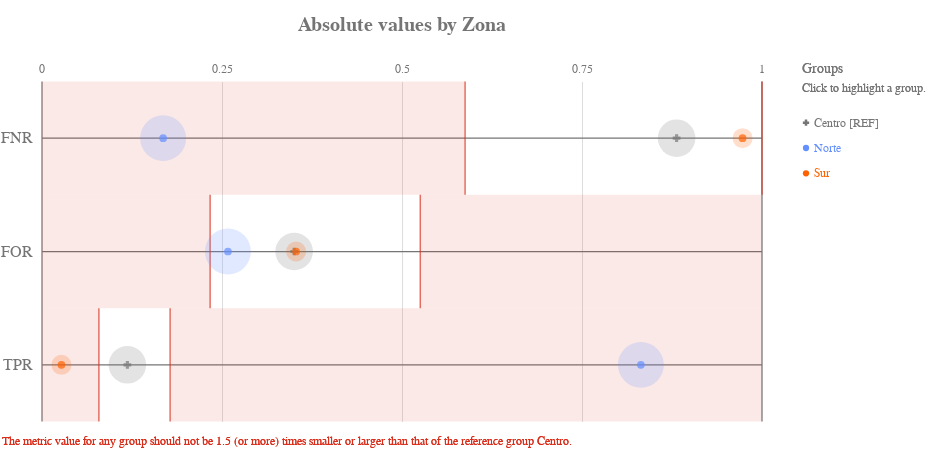

Write notebook code for a chart like this one.
### Code cell
ap.absolute(grupo_definido, metrics, 'Zona', fairness_threshold = disparity_tolerance)

### Figure 1 — Vega-Lite specification as saved in the notebook (floating-point values rounded to 4 significant figures)
{"config": {"view": {"continuousWidth": 400, "continuousHeight": 300, "strokeWidth": 0}, "axisLeft": {"labelColor": "rgb(117,117,117)", "labelFont": "Arial", "labelFontSize": 16}, "title": {"align": "center", "baseline": "middle", "color": "rgb(117,117,117)", "font": "Arial", "fontSize": 20, "fontWeight": "bold"}}, "layer": [{"data": {"name": "data-4ac2d7a4dec33677e433b172826c7791"}, "mark": {"type": "rule", "stroke": "rgb(117,117,117)", "strokeWidth": 1.25, "tooltip": ""}, "encoding": {"x": {"type": "quantitative", "field": "start", "scale": {"domain": [0, 1], "range": [40.0, 760.0]}}, "x2": {"field": "end"}, "y": {"type": "nominal", "axis": {"domain": false, "labelAngle": 0, "labelPadding": -30, "orient": "left", "ticks": false, "title": ""}, "field": "y_position", "scale": {"domain": ["FNR", "FOR", "TPR"], "range": [42.5, 382.5]}}}}, {"data": {"name": "data-6cfe259518f6c7b358d8f836a73e6b7f"}, "mark": {"type": "rule", "stroke": "rgb(117,117,117)", "strokeWidth": 1.25, "tooltip": ""}, "encoding": {"x": {"type": "quantitative", "field": "x_position", "scale": {"domain": [0, 1], "range": [40.0, 760.0]}}, "y": {"value": 42.5}, "y2": {"value": 382.5}}}, {"data": {"name": "data-60ed1133fa688d151d36705a369482e0"}, "mark": {"type": "text", "align": "center", "color": "rgb(117,117,117)", "font": "Arial", "fontSize": 12, "fontWeight": "normal", "tooltip": ""}, "encoding": {"text": {"type": "nominal", "field": "value"}, "x": {"type": "quantitative", "field": "value", "scale": {"domain": [0, 1], "range": [40.0, 760.0]}}, "y": {"value": 29.75}}}, {"layer": [{"mark": {"type": "rect", "opacity": 0.8, "stroke": "rgb(217, 46, 28)", "strokeWidth": 1.25, "tooltip": ""}, "encoding": {"x": {"type": "quantitative", "field": "lower_threshold_value", "scale": {"domain": [0, 1], "range": [40.0, 760.0]}}, "x2": {"field": "lower_threshold_value"}, "y": {"type": "nominal", "axis": {"domain": false, "grid": false, "labels": false, "ticks": false, "title": " "}, "field": "metric", "scale": {"domain": ["FNR", "FOR", "TPR"], "range": [42.5, 382.5]}}}}, {"mark": {"type": "rect", "opacity": 0.8, "stroke": "rgb(217, 46, 28)", "strokeWidth": 1.25, "tooltip": ""}, "encoding": {"x": {"type": "quantitative", "field": "upper_threshold_value", "scale": {"domain": [0, 1], "range": [40.0, 760.0]}}, "x2": {"field": "upper_threshold_value"}, "y": {"type": "nominal", "axis": {"domain": false, "grid": false, "labels": false, "ticks": false, "title": " "}, "field": "metric", "scale": {"domain": ["FNR", "FOR", "TPR"], "range": [42.5, 382.5]}}}}, {"layer": [{"mark": {"type": "rect", "fill": "rgb(217, 46, 28)", "opacity": 0.1, "tooltip": ""}, "encoding": {"x": {"type": "quantitative", "field": "lower_threshold_value", "scale": {"domain": [0, 1], "range": [40.0, 760.0]}}, "x2": {"field": "lower_end"}, "y": {"type": "nominal", "axis": {"domain": false, "grid": false, "labels": false, "ticks": false, "title": " "}, "field": "metric", "scale": {"domain": ["FNR", "FOR", "TPR"], "range": [42.5, 382.5]}}}}, {"mark": {"type": "rect", "fill": "rgb(217, 46, 28)", "opacity": 0.1, "tooltip": ""}, "encoding": {"x": {"type": "quantitative", "field": "upper_threshold_value", "scale": {"domain": [0, 1], "range": [40.0, 760.0]}}, "x2": {"field": "upper_end"}, "y": {"type": "nominal", "axis": {"domain": false, "grid": false, "labels": false, "ticks": false, "title": " "}, "field": "metric", "scale": {"domain": ["FNR", "FOR", "TPR"], "range": [42.5, 382.5]}}}}]}, {"data": {"name": "data-79dd248bdaa0ea02c535240e8ad022c8"}, "mark": {"type": "text", "align": "left", "baseline": "top", "fill": "rgb(217, 46, 28)", "font": "Arial", "fontSize": 12, "fontWeight": "normal", "tooltip": ""}, "encoding": {"text": {"value": "The metric value for any group should not be 1.5 (or more) times smaller or larger than that of the reference group Centro."}, "x": {"value": 0}, "y": {"value": 396.7}}}], "data": {"name": "data-7f0a8b0580a77353c9c4af60b53edbaf"}}, {"layer": [{"mark": "circle"}, {"data": {"name": "data-df87dc66e08227ace268a07cf4f4c3ae"}, "mark": {"type": "circle", "opacity": 0.2}, "encoding": {"color": {"condition": {"type": "nominal", "field": "attribute_value", "legend": null, "scale": {"domain": ["Centro", "Norte", "Sur"], "range": ["rgb(117,117,117)", "rgb(100, 143, 255)", "rgb(254, 97, 0)", "rgb(220, 38, 127)", "rgb(255, 176, 0)", "rgb(120, 94, 240)"]}, "selection": "selector025"}, "value": "rgb(224,224,224)"}, "size": {"type": "quantitative", "field": "group_size", "legend": null, "scale": {"domain": [0, 3227.0], "range": [0, 2522.0]}}, "tooltip": [{"type": "nominal", "field": "attribute_value", "title": "Group"}, {"type": "nominal", "field": "tooltip_group_size", "title": "Group Size"}, {"type": "nominal", "field": "tooltip_disparity_explanation_fnr", "title": "Disparity"}, {"type": "quantitative", "field": "fnr", "format": ".2f", "title": "FNR"}], "x": {"type": "quantitative", "axis": {"domain": false, "labels": false, "ticks": false, "title": null, "values": [0.25, 0.5, 0.75]}, "field": "fnr", "scale": {"domain": [0, 1], "range": [40.0, 760.0]}}, "y": {"type": "nominal", "axis": {"domain": false, "grid": false, "labels": false, "ticks": false, "title": " "}, "field": "metric_variable", "scale": {"domain": ["FNR", "FOR", "TPR"], "range": [42.5, 382.5]}}}, "selection": {"selector027": {"type": "multi", "empty": "all", "fields": ["attribute_value"]}}, "transform": [{"calculate": "'FNR'", "as": "metric_variable"}]}, {"data": {"name": "data-df87dc66e08227ace268a07cf4f4c3ae"}, "mark": {"type": "circle", "opacity": 0.2}, "encoding": {"color": {"condition": {"type": "nominal", "field": "attribute_value", "legend": null, "scale": {"domain": ["Centro", "Norte", "Sur"], "range": ["rgb(117,117,117)", "rgb(100, 143, 255)", "rgb(254, 97, 0)", "rgb(220, 38, 127)", "rgb(255, 176, 0)", "rgb(120, 94, 240)"]}, "selection": "selector025"}, "value": "rgb(224,224,224)"}, "size": {"type": "quantitative", "field": "group_size", "legend": null, "scale": {"domain": [0, 3227.0], "range": [0, 2522.0]}}, "tooltip": [{"type": "nominal", "field": "attribute_value", "title": "Group"}, {"type": "nominal", "field": "tooltip_group_size", "title": "Group Size"}, {"type": "nominal", "field": "tooltip_disparity_explanation_for", "title": "Disparity"}, {"type": "quantitative", "field": "for", "format": ".2f", "title": "FOR"}], "x": {"type": "quantitative", "axis": {"domain": false, "labels": false, "ticks": false, "title": null, "values": [0.25, 0.5, 0.75]}, "field": "for", "scale": {"domain": [0, 1], "range": [40.0, 760.0]}}, "y": {"type": "nominal", "axis": {"domain": false, "grid": false, "labels": false, "ticks": false, "title": " "}, "field": "metric_variable", "scale": {"domain": ["FNR", "FOR", "TPR"], "range": [42.5, 382.5]}}}, "selection": {"selector029": {"type": "multi", "empty": "all", "fields": ["attribute_value"]}}, "transform": [{"calculate": "'FOR'", "as": "metric_variable"}]}, {"data": {"name": "data-df87dc66e08227ace268a07cf4f4c3ae"}, "mark": {"type": "circle", "opacity": 0.2}, "encoding": {"color": {"condition": {"type": "nominal", "field": "attribute_value", "legend": null, "scale": {"domain": ["Centro", "Norte", "Sur"], "range": ["rgb(117,117,117)", "rgb(100, 143, 255)", "rgb(254, 97, 0)", "rgb(220, 38, 127)", "rgb(255, 176, 0)", "rgb(120, 94, 240)"]}, "selection": "selector025"}, "value": "rgb(224,224,224)"}, "size": {"type": "quantitative", "field": "group_size", "legend": null, "scale": {"domain": [0, 3227.0], "range": [0, 2522.0]}}, "tooltip": [{"type": "nominal", "field": "attribute_value", "title": "Group"}, {"type": "nominal", "field": "tooltip_group_size", "title": "Group Size"}, {"type": "nominal", "field": "tooltip_disparity_explanation_tpr", "title": "Disparity"}, {"type": "quantitative", "field": "tpr", "format": ".2f", "title": "TPR"}], "x": {"type": "quantitative", "axis": {"domain": false, "labels": false, "ticks": false, "title": null, "values": [0.25, 0.5, 0.75]}, "field": "tpr", "scale": {"domain": [0, 1], "range": [40.0, 760.0]}}, "y": {"type": "nominal", "axis": {"domain": false, "grid": false, "labels": false, "ticks": false, "title": " "}, "field": "metric_variable", "scale": {"domain": ["FNR", "FOR", "TPR"], "range": [42.5, 382.5]}}}, "selection": {"selector031": {"type": "multi", "empty": "all", "fields": ["attribute_value"]}}, "transform": [{"calculate": "'TPR'", "as": "metric_variable"}]}, {"layer": [{"mark": "point"}, {"data": {"name": "data-df87dc66e08227ace268a07cf4f4c3ae"}, "mark": {"type": "point", "filled": true, "size": 60}, "encoding": {"color": {"condition": {"type": "nominal", "field": "attribute_value", "legend": null, "scale": {"domain": ["Centro", "Norte", "Sur"], "range": ["rgb(117,117,117)", "rgb(100, 143, 255)", "rgb(254, 97, 0)", "rgb(220, 38, 127)", "rgb(255, 176, 0)", "rgb(120, 94, 240)"]}, "selection": "selector025"}, "value": "rgb(224,224,224)"}, "shape": {"type": "nominal", "field": "attribute_value", "legend": null, "scale": {"domain": ["Centro", "Norte", "Sur"], "range": ["cross", "circle", "circle"]}}, "tooltip": [{"type": "nominal", "field": "attribute_value", "title": "Group"}, {"type": "nominal", "field": "tooltip_group_size", "title": "Group Size"}, {"type": "nominal", "field": "tooltip_disparity_explanation_fnr", "title": "Disparity"}, {"type": "quantitative", "field": "fnr", "format": ".2f", "title": "FNR"}], "x": {"type": "quantitative", "axis": {"domain": false, "labels": false, "ticks": false, "title": null, "values": [0.25, 0.5, 0.75]}, "field": "fnr", "scale": {"domain": [0, 1], "range": [40.0, 760.0]}}, "y": {"type": "nominal", "axis": {"domain": false, "grid": false, "labels": false, "ticks": false, "title": " "}, "field": "metric_variable", "scale": {"domain": ["FNR", "FOR", "TPR"], "range": [42.5, 382.5]}}}, "selection": {"selector026": {"type": "multi", "empty": "all", "fields": ["attribute_value"]}}, "transform": [{"calculate": "'FNR'", "as": "metric_variable"}]}, {"data": {"name": "data-df87dc66e08227ace268a07cf4f4c3ae"}, "mark": {"type": "point", "filled": true, "size": 60}, "encoding": {"color": {"condition": {"type": "nominal", "field": "attribute_value", "legend": null, "scale": {"domain": ["Centro", "Norte", "Sur"], "range": ["rgb(117,117,117)", "rgb(100, 143, 255)", "rgb(254, 97, 0)", "rgb(220, 38, 127)", "rgb(255, 176, 0)", "rgb(120, 94, 240)"]}, "selection": "selector025"}, "value": "rgb(224,224,224)"}, "shape": {"type": "nominal", "field": "attribute_value", "legend": null, "scale": {"domain": ["Centro", "Norte", "Sur"], "range": ["cross", "circle", "circle"]}}, "tooltip": [{"type": "nominal", "field": "attribute_value", "title": "Group"}, {"type": "nominal", "field": "tooltip_group_size", "title": "Group Size"}, {"type": "nominal", "field": "tooltip_disparity_explanation_for", "title": "Disparity"}, {"type": "quantitative", "field": "for", "format": ".2f", "title": "FOR"}], "x": {"type": "quantitative", "axis": {"domain": false, "labels": false, "ticks": false, "title": null, "values": [0.25, 0.5, 0.75]}, "field": "for", "scale": {"domain": [0, 1], "range": [40.0, 760.0]}}, "y": {"type": "nominal", "axis": {"domain": false, "grid": false, "labels": false, "ticks": false, "title": " "}, "field": "metric_variable", "scale": {"domain": ["FNR", "FOR", "TPR"], "range": [42.5, 382.5]}}}, "selection": {"selector028": {"type": "multi", "empty": "all", "fields": ["attribute_value"]}}, "transform": [{"calculate": "'FOR'", "as": "metric_variable"}]}, {"data": {"name": "data-df87dc66e08227ace268a07cf4f4c3ae"}, "mark": {"type": "point", "filled": true, "size": 60}, "encoding": {"color": {"condition": {"type": "nominal", "field": "attribute_value", "legend": null, "scale": {"domain": ["Centro", "Norte", "Sur"], "range": ["rgb(117,117,117)", "rgb(100, 143, 255)", "rgb(254, 97, 0)", "rgb(220, 38, 127)", "rgb(255, 176, 0)", "rgb(120, 94, 240)"]}, "selection": "selector025"}, "value": "rgb(224,224,224)"}, "shape": {"type": "nominal", "field": "attribute_value", "legend": null, "scale": {"domain": ["Centro", "Norte", "Sur"], "range": ["cross", "circle", "circle"]}}, "tooltip": [{"type": "nominal", "field": "attribute_value", "title": "Group"}, {"type": "nominal", "field": "tooltip_group_size", "title": "Group Size"}, {"type": "nominal", "field": "tooltip_disparity_explanation_tpr", "title": "Disparity"}, {"type": "quantitative", "field": "tpr", "format": ".2f", "title": "TPR"}], "x": {"type": "quantitative", "axis": {"domain": false, "labels": false, "ticks": false, "title": null, "values": [0.25, 0.5, 0.75]}, "field": "tpr", "scale": {"domain": [0, 1], "range": [40.0, 760.0]}}, "y": {"type": "nominal", "axis": {"domain": false, "grid": false, "labels": false, "ticks": false, "title": " "}, "field": "metric_variable", "scale": {"domain": ["FNR", "FOR", "TPR"], "range": [42.5, 382.5]}}}, "selection": {"selector030": {"type": "multi", "empty": "all", "fields": ["attribute_value"]}}, "transform": [{"calculate": "'TPR'", "as": "metric_variable"}]}]}]}, {"layer": [{"mark": {"type": "point", "filled": true, "opacity": 1, "size": 39.48}, "encoding": {"color": {"condition": {"type": "nominal", "field": "attribute_value", "legend": null, "scale": {"domain": ["Centro", "Norte", "Sur"], "range": ["rgb(117,117,117)", "rgb(100, 143, 255)", "rgb(254, 97, 0)", "rgb(220, 38, 127)", "rgb(255, 176, 0)", "rgb(120, 94, 240)"]}, "selection": "selector025"}, "value": "rgb(224,224,224)"}, "shape": {"type": "nominal", "field": "attribute_value", "legend": null, "scale": {"domain": ["Centro", "Norte", "Sur"], "range": ["cross", "circle", "circle"]}}, "x": {"value": 804}, "y": {"type": "nominal", "axis": {"domain": false, "grid": false, "labels": false, "ticks": false, "title": " "}, "field": "attribute_value", "scale": {"domain": ["Centro", "Norte", "Sur"], "range": [71, 147]}}}, "selection": {"selector025": {"type": "multi", "empty": "all", "fields": ["attribute_value"]}}}, {"mark": {"type": "text", "align": "left", "baseline": "middle", "font": "Arial", "fontSize": 12, "fontWeight": "normal"}, "encoding": {"color": {"condition": {"type": "nominal", "field": "attribute_value", "legend": null, "scale": {"domain": ["Centro", "Norte", "Sur"], "range": ["rgb(117,117,117)", "rgb(100, 143, 255)", "rgb(254, 97, 0)", "rgb(220, 38, 127)", "rgb(255, 176, 0)", "rgb(120, 94, 240)"]}, "selection": "selector025"}, "value": "rgb(224,224,224)"}, "text": {"type": "nominal", "field": "label"}, "x": {"value": 812}, "y": {"type": "nominal", "axis": {"domain": false, "grid": false, "labels": false, "ticks": false, "title": " "}, "field": "attribute_value", "scale": {"domain": ["Centro", "Norte", "Sur"], "range": [71, 147]}}}, "selection": {"selector032": {"type": "multi", "empty": "all", "fields": ["attribute_value"]}}}, {"data": {"name": "data-79dd248bdaa0ea02c535240e8ad022c8"}, "mark": {"type": "text", "align": "left", "baseline": "middle", "color": "rgb(117,117,117)", "font": "Arial", "fontSize": 12, "fontWeight": "normal"}, "encoding": {"text": {"value": "Click to highlight a group."}, "x": {"value": 800}, "y": {"value": 49}}}, {"data": {"name": "data-79dd248bdaa0ea02c535240e8ad022c8"}, "mark": {"type": "text", "align": "left", "baseline": "middle", "color": "rgb(117,117,117)", "font": "Arial", "fontSize": 14, "fontWeight": "normal"}, "encoding": {"text": {"value": "Groups"}, "x": {"value": 800}, "y": {"value": 30}}}], "data": {"name": "data-1b3ab3c51de6c9017ba2bf5afbba5533"}}], "height": 425, "padding": {"top": 15, "bottom": 10}, "resolve": {"scale": {"size": "independent", "y": "independent"}}, "title": "Absolute values by Zona", "width": 800, "$schema": "https://vega.github.io/schema/vega-lite/v4.8.1.json", "datasets": {"data-4ac2d7a4dec33677e433b172826c7791": [{"y_position": "FNR", "start": 0, "end": 1}, {"y_position": "FOR", "start": 0, "end": 1}, {"y_position": "TPR", "start": 0, "end": 1}], "data-6cfe259518f6c7b358d8f836a73e6b7f": [{"x_position": 0}, {"x_position": 1}], "data-60ed1133fa688d151d36705a369482e0": [{"value": 0.0}, {"value": 0.25}, {"value": 0.5}, {"value": 0.75}, {"value": 1.0}], "data-7f0a8b0580a77353c9c4af60b53edbaf": [{"lower_end": 0, "upper_end": 1, "lower_threshold_value": 0.5876, "upper_threshold_value": 1.0, "metric": "FNR"}, {"lower_end": 0, "upper_end": 1, "lower_threshold_value": 0.2335, "upper_threshold_value": 0.5253, "metric": "FOR"}, {"lower_end": 0, "upper_end": 1, "lower_threshold_value": 0.07906, "upper_threshold_value": 0.1779, "metric": "TPR"}], "data-79dd248bdaa0ea02c535240e8ad022c8": [{"a": 1, "b": 0}, {"a": 1, "b": 0}], "data-df87dc66e08227ace268a07cf4f4c3ae": [{"attribute_name": "Zona", "attribute_value": "Centro", "group_size": 1803, "total_entities": 5007, "fnr": 0.8814, "for": 0.3502, "tpr": 0.1186, "fnr_disparity": 1.0, "for_disparity": 1.0, "tpr_disparity": 1.0, "fnr_disparity_scaled": 0.0, "for_disparity_scaled": 0.0, "tpr_disparity_scaled": 0.0, "tooltip_group_size": "1,803 (36.01%)", "tooltip_disparity_explanation_fnr": "Reference group", "tooltip_disparity_explanation_for": "Reference group", "tooltip_disparity_explanation_tpr": "Reference group"}, {"attribute_name": "Zona", "attribute_value": "Norte", "group_size": 2689, "total_entities": 5007, "fnr": 0.1682, "for": 0.2583, "tpr": 0.8318, "fnr_disparity": 0.1909, "for_disparity": 0.7374, "tpr_disparity": 7.014, "fnr_disparity_scaled": -4.239, "for_disparity_scaled": -0.356, "tpr_disparity_scaled": 6.014, "tooltip_group_size": "2,689 (53.70%)", "tooltip_disparity_explanation_fnr": "5.24 times smaller FNR than the reference group", "tooltip_disparity_explanation_for": "1.36 times smaller FOR than the reference group", "tooltip_disparity_explanation_tpr": "7.01 times larger TPR than the reference group"}, {"attribute_name": "Zona", "attribute_value": "Sur", "group_size": 515, "total_entities": 5007, "fnr": 0.973, "for": 0.3529, "tpr": 0.02703, "fnr_disparity": 1.104, "for_disparity": 1.008, "tpr_disparity": 0.2279, "fnr_disparity_scaled": 0.1039, "for_disparity_scaled": 0.007817, "tpr_disparity_scaled": -3.388, "tooltip_group_size": "515 (10.29%)", "tooltip_disparity_explanation_fnr": "1.10 times larger FNR than the reference group", "tooltip_disparity_explanation_for": "1.01 times larger FOR than the reference group", "tooltip_disparity_explanation_tpr": "4.39 times smaller TPR than the reference group"}], "data-1b3ab3c51de6c9017ba2bf5afbba5533": [{"attribute_value": "Centro", "label": "Centro [REF]"}, {"attribute_value": "Norte", "label": "Norte"}, {"attribute_value": "Sur", "label": "Sur"}]}}
